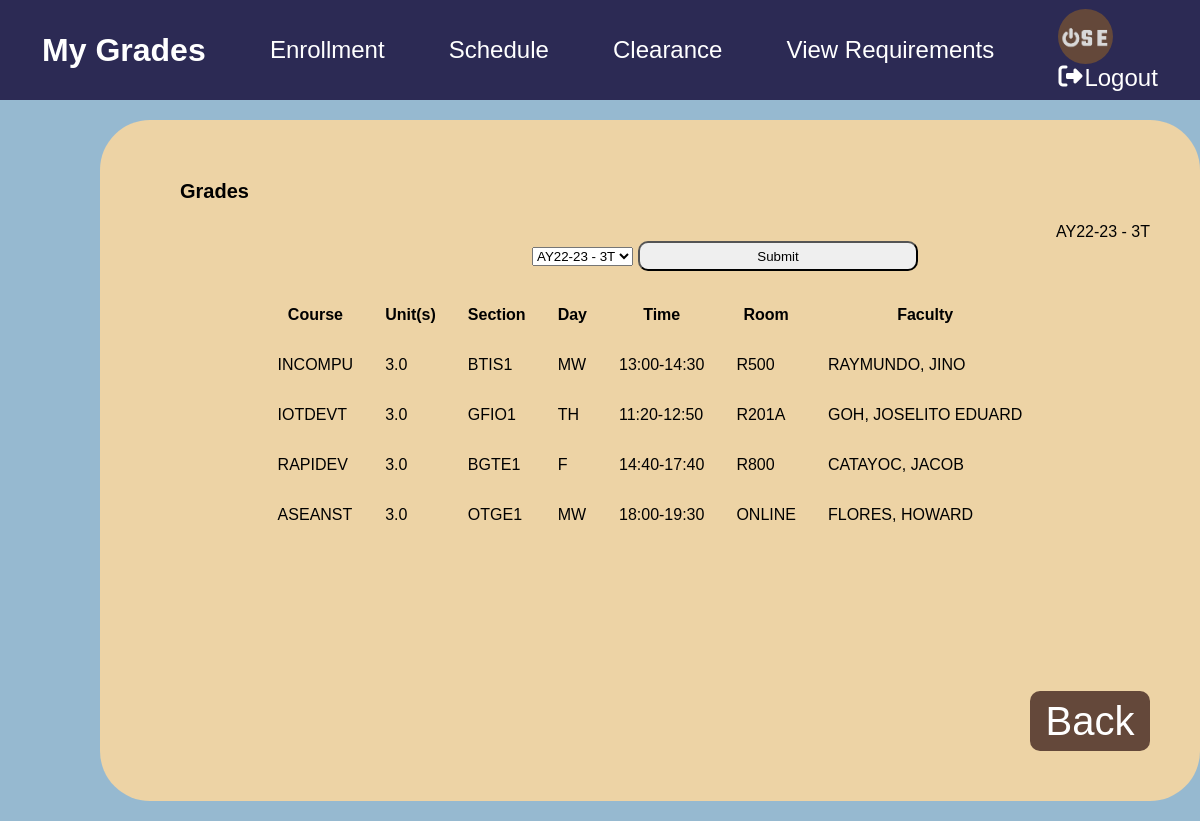
The app's page /schedule-viewing.php?term=AY22-23 - 3T (signed in) with its own data.
### tables this page shows
CREATE TABLE `schedule` (
  `sched_id` int(11) NOT NULL,
  `course` varchar(10) NOT NULL,
  `units` varchar(5) NOT NULL,
  `section` varchar(10) NOT NULL,
  `day` varchar(5) NOT NULL,
  `time` varchar(15) NOT NULL,
  `room` varchar(10) NOT NULL,
  `faculty` varchar(50) NOT NULL,
  `term` varchar(15) NOT NULL,
  `user_id` int(11) DEFAULT NULL
);

### schedule-viewing.php (the view, shortened to what this page needs)
<?php
require_once('config.php');
?>
<!DOCTYPE html>
<html lang="en">
  <head>
    <link rel="stylesheet" href="style.css" />
    <link rel="stylesheet" href="https://cdnjs.cloudflare.com/ajax/libs/font-awesome/6.3.0/css/all.min.css" />
  </head>
  <body>
    <div class="homepage">
      <h1>My Grades</h1>
      <a onclick="enrollmentmessage()" href="http://apps.benilde.edu.ph/sis/" target="_blank" class="link-cont"><span>Enrollment</span></a>
      <a href="schedule-viewing.php" class="link-cont"><span>Schedule</span></a>
      <a onclick="clearancemessage()" href="http://apps.benilde.edu.ph/sis/" target="_blank" class="link-cont"><span>Clearance</span></a>
      <a href="requirement-viewing.php" class="link-cont"><span>View Requirements</span></a>
      <div class="logo">
      <div class="logout"><a href="homepage.php"><img src="OSE logo.jpg"></a></div>
        <a href="process.php?type=logout"><span class="logout"><i class="fa-solid fa-right-from-bracket"></i>Logout</span></a>
          </div>
        </div>
    <?php
      $sql_term = "SELECT DISTINCT term FROM schedule WHERE user_id = '" . $_SESSION['user_id'] . "'";
      $terms = $con -> query($sql_term);
    ?>
    <div class="main">
      <h2>Grades</h2>
      <div style="text-align: right;">
        <?php
          echo $_GET['term'] ?? null;
        ?>
        <form action="schedule-viewing.php">
          <select name="term">
            <?php
              while ($term = mysqli_fetch_array($terms, MYSQLI_ASSOC)):;
            ?>
            <option value="<?php echo $term['term'];?>"<?php echo isset($_GET['term']) && $_GET['term'] == $term['term']?'selected':'';?>>
              <?php echo $term['term']; ?>
            </option>
            <?php endwhile; ?>
          </select>
          <input type="submit" name="Filter">
        </form>
      <table style="margin-left: auto; margin-right: auto;">
          <tr>
            <th>Course</th>
            <th>Unit(s)</th>
            <th>Section</th>
            <th>Day</th>
            <th>Time</th>
            <th>Room</th>
            <th>Faculty</th>
          </tr>
          <?php
          if (isset($_GET['term'])) {
            $term = mysqli_real_escape_string($con, $_GET['term']);
          } else {
            $term = "";
          }
          $sql = "SELECT * FROM schedule WHERE user_id = '".$_SESSION['user_id']."' AND term = '$term'";
          $result = $con -> query($sql);
          if ($result -> num_rows > 0) {
            while ($row = $result -> fetch_assoc()) {
              echo "
              <tr>
                <td>
                    ". $row["course"] ."
                </td>
                <td>
                    ". $row["units"] ."
                </td>
                <td>
                    ". $row["section"] ."
                </td>
                <td>
                    ". $row["day"] ."
                </td>
                <td>
                    ". $row["time"] ."
                </td>
                <td>
                    ". $row["room"] ."
                </td>
                <td>
                    ". $row["faculty"] ."
                </td>
              </tr>";
            }
            echo "</table>";
          } else {
            echo "Empty table";
          }
          ?>
      <a href="homepage.php"><button type="button">Back</a></button>
    </div>
  </body>
</html>

### style.css (style rules this page uses)
body { background-color: #96b9d0; margin: 0; font-family: arial; }
.homepage { display: flex; align-items: center; justify-content: space-around; height: 80px; background-color: #2c2a54; font-family: arial; padding: 10px; color: #fff; }
.homepage a { color: #fff; text-decoration: none; font-size: 24px; font-family: arial; }
.homepage img { border-radius: 100px; width: 55px; height: 55px; }
.main { margin-top: 20px; margin-bottom: 20px; background-color: #edd3a5; border-radius: 50px; width: 1000px; margin-left: 100px; padding: 50px; }
input { width: 280px; height: 30px; border-radius: 10px; padding: 5px; }
.logout { display: flex; gap: 2px; }

### schedule-viewing.php (style rules this page uses)
h2 { margin-top: 10px; margin-left: 30px; margin-bottom: 20px; border-top: 5px; font-family: arial; font-size: 20px; }
button { background-color: #64483A; width: 120px; height: 60px; border-radius: 10px; border-width: 0px; font-size: 40px; color: white; margin-top: 150px; margin-left: 650px; }
form { text-align: center; font-size: large; font-family: arial; font-weight: bold; margin-left: 150px; }
th, td { padding: 15px; }
a { color: white; text-decoration: none; }

### records on screen
schedule: course "INCOMPU", units "3.0", section "BTIS1", day "MW", time "13:00-14:30", room "R500", faculty "RAYMUNDO, JINO"
schedule: course "IOTDEVT", units "3.0", section "GFIO1", day "TH", time "11:20-12:50", room "R201A", faculty "GOH, JOSELITO EDUARD"
schedule: course "RAPIDEV", units "3.0", section "BGTE1", day "F", time "14:40-17:40", room "R800", faculty "CATAYOC, JACOB"
schedule: course "ASEANST", units "3.0", section "OTGE1", day "MW", time "18:00-19:30", room "ONLINE", faculty "FLORES, HOWARD"

### other values on screen
$_GET['term'] "AY22-23 - 3T"
form field term "AY22-23 - 3T"
